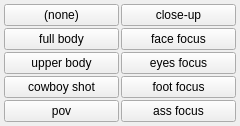
<?xml version="1.0" encoding="UTF-8"?>
<ui version="4.0">
 <class>framing_menu</class>
 <widget class="QWidget" name="framing_menu">
  <property name="geometry">
   <rect><x>0</x><y>0</y><width>240</width><height>60</height></rect>
  </property>
  <layout class="QGridLayout" name="grid">
   <property name="leftMargin"><number>4</number></property>
   <property name="topMargin"><number>4</number></property>
   <property name="rightMargin"><number>4</number></property>
   <property name="bottomMargin"><number>4</number></property>
   <property name="horizontalSpacing"><number>2</number></property>
   <property name="verticalSpacing"><number>2</number></property>
   <item row="0" column="0">
    <widget class="QPushButton" name="btn_none">
     <property name="text"><string>(none)</string></property>
    </widget>
   </item>
   <item row="1" column="0">
    <widget class="QPushButton" name="chk_full_body">
     <property name="checkable"><bool>true</bool></property>
     <property name="text"><string>full body</string></property>
     <property name="tags" stdset="0"><string>full body</string></property>
    </widget>
   </item>
   <item row="2" column="0">
    <widget class="QPushButton" name="chk_upper_body">
     <property name="checkable"><bool>true</bool></property>
     <property name="text"><string>upper body</string></property>
     <property name="tags" stdset="0"><string>upper body</string></property>
    </widget>
   </item>
   <item row="3" column="0">
    <widget class="QPushButton" name="chk_cowboy_shot">
     <property name="checkable"><bool>true</bool></property>
     <property name="text"><string>cowboy shot</string></property>
     <property name="tags" stdset="0"><string>cowboy shot</string></property>
    </widget>
   </item>
   <item row="4" column="0">
    <widget class="QPushButton" name="chk_pov">
     <property name="checkable"><bool>true</bool></property>
     <property name="text"><string>pov</string></property>
     <property name="tags" stdset="0"><string>pov</string></property>
    </widget>
   </item>
   <item row="0" column="1">
    <widget class="QPushButton" name="chk_close_up">
     <property name="checkable"><bool>true</bool></property>
     <property name="text"><string>close-up</string></property>
     <property name="tags" stdset="0"><string>close-up</string></property>
    </widget>
   </item>
   <item row="1" column="1">
    <widget class="QPushButton" name="chk_face_focus">
     <property name="checkable"><bool>true</bool></property>
     <property name="text"><string>face focus</string></property>
     <property name="tags" stdset="0"><string>face focus</string></property>
    </widget>
   </item>
   <item row="2" column="1">
    <widget class="QPushButton" name="chk_eyes_focus">
     <property name="checkable"><bool>true</bool></property>
     <property name="text"><string>eyes focus</string></property>
     <property name="tags" stdset="0"><string>eyes focus</string></property>
    </widget>
   </item>
   <item row="3" column="1">
    <widget class="QPushButton" name="chk_foot_focus">
     <property name="checkable"><bool>true</bool></property>
     <property name="text"><string>foot focus</string></property>
     <property name="tags" stdset="0"><string>foot focus</string></property>
    </widget>
   </item>
   <item row="4" column="1">
    <widget class="QPushButton" name="chk_ass_focus">
     <property name="checkable"><bool>true</bool></property>
     <property name="text"><string>ass focus</string></property>
     <property name="tags" stdset="0"><string>ass focus</string></property>
    </widget>
   </item>
  </layout>
 </widget>
 <resources/>
 <connections/>
</ui>
